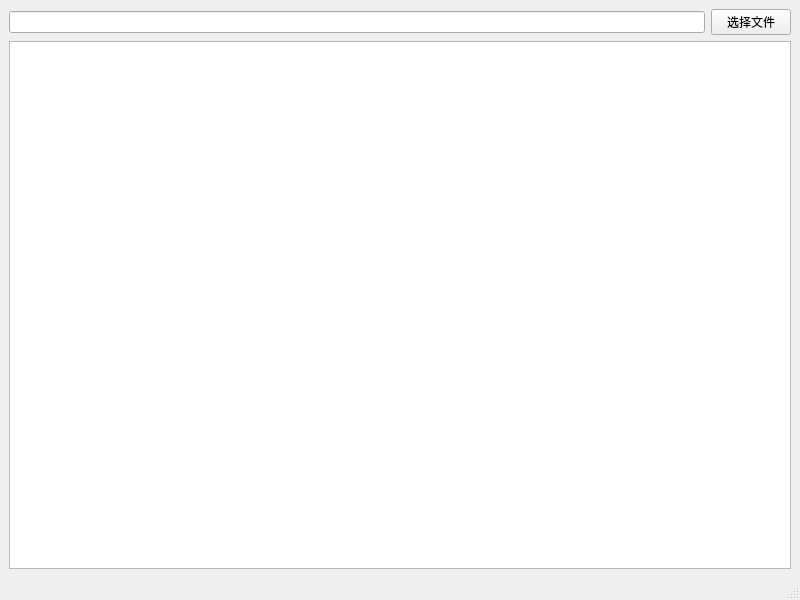
<?xml version="1.0" encoding="UTF-8"?>
<ui version="4.0">
 <class>MyTableView</class>
 <widget class="QMainWindow" name="MyTableView">
  <property name="geometry">
   <rect>
    <x>0</x>
    <y>0</y>
    <width>800</width>
    <height>600</height>
   </rect>
  </property>
  <property name="windowTitle">
   <string>MyTableView</string>
  </property>
  <widget class="QWidget" name="centralwidget">
   <layout class="QVBoxLayout" name="verticalLayout">
    <item>
     <layout class="QHBoxLayout" name="horizontalLayout">
      <item>
       <widget class="QLineEdit" name="lineEdit"/>
      </item>
      <item>
       <widget class="QPushButton" name="pushButton">
        <property name="text">
         <string>选择文件</string>
        </property>
       </widget>
      </item>
     </layout>
    </item>
    <item>
     <widget class="QTableView" name="tableView"/>
    </item>
   </layout>
  </widget>
  <widget class="QMenuBar" name="menubar">
   <property name="geometry">
    <rect>
     <x>0</x>
     <y>0</y>
     <width>800</width>
     <height>23</height>
    </rect>
   </property>
  </widget>
  <widget class="QStatusBar" name="statusbar"/>
 </widget>
 <resources/>
 <connections/>
</ui>
